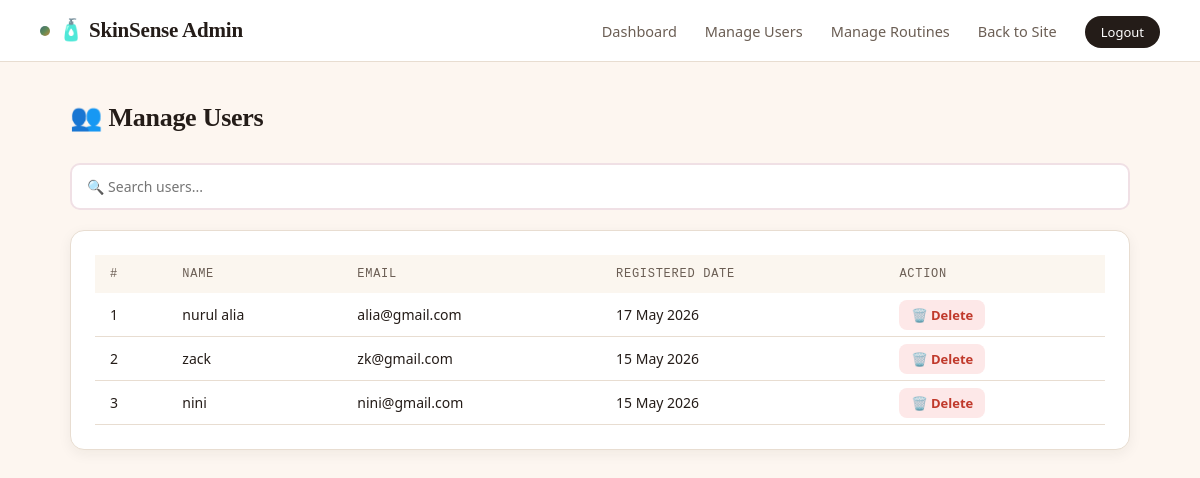
Screenshot of /admin/users.php (signed in) with the database file from the repository.
### tables this page shows
CREATE TABLE `users` (
  `id` int NOT NULL,
  `name` varchar(100) NOT NULL,
  `email` varchar(100) NOT NULL,
  `password` varchar(255) NOT NULL,
  `created_at` timestamp NULL DEFAULT CURRENT_TIMESTAMP
);

### admin/users.php (the view, shortened to what this page needs)
<?php
require_once '../includes/db.php';
$result = mysqli_query($conn, "SELECT * FROM users ORDER BY created_at DESC");
?>
<!DOCTYPE html>
<html lang="en">
<head>
    <link rel="stylesheet" href="../assets/css/style.css">
    <link rel="stylesheet" href="../assets/css/style1.css">
</head>
<body>
    <nav>
        <div class="nav-container">
            <h1 class="logo">🧴 SkinSense Admin</h1>
            <ul>
                <li><a href="index.php">Dashboard</a></li>
                <li><a href="users.php">Manage Users</a></li>
                <li><a href="routines.php">Manage Routines</a></li>
                <li><a href="../index.php">Back to Site</a></li>
                <li><a href="logout.php" class="btn-logout">Logout</a></li>
            </ul>
        </div>
    </nav>
    <div class="admin-container">
        <h2 class="admin-title">👥 Manage Users</h2>
        <div class="search-bar">
            <input type="text" id="searchInput"
                   placeholder="🔍 Search users..."
                   onkeyup="searchTable()">
        </div>
        <div class="table-container">
            <table class="admin-table" id="usersTable">
                <thead>
                    <tr>
                        <th>#</th>
                        <th>Name</th>
                        <th>Email</th>
                        <th>Registered Date</th>
                        <th>Action</th>
                    </tr>
                </thead>
                <tbody>
                    <?php
                    $no = 1;
                    while($user = mysqli_fetch_assoc($result)): ?>
                    <tr>
                        <td><?php echo $no++; ?></td>
                        <td><?php echo $user['name']; ?></td>
                        <td><?php echo $user['email']; ?></td>
                        <td><?php echo date('d M Y', strtotime($user['created_at'])); ?></td>
                        <td>
                            <a href="users.php?delete=<?php echo $user['id']; ?>"
                               class="btn-delete"
                               onclick="return confirm('Are you sure you want to delete this user?')">
                                🗑️ Delete
                            </a>
                        </td>
                    </tr>
                    <?php endwhile; ?>
                </tbody>
            </table>
        </div>
    </div>
</body>
</html>

### assets/css/style.css (style rules this page uses)
:root { --paper: #FBF6EF; --paper-deep: #F3EADC; --ink: #241C18; --ink-soft: #6B5E54; --ink-faint: #9C8F82; --line: #E8DDD1; --card: #FFFFFF; --clay: #e07b8a; --clay-deep: #c0546a; --clay-tint: #fde8ec; --oily: #3D6E77; --oily-tint: #DCE9EA; --dry: #C08A3E; --dry-tint: #F2E6D1; --normal: #5F8A56; --normal-tint:#DFEBDA; --success: #4C8B5C; --success-tint: #E3F0E4; --error: #B8483A; --error-tint: #F7E4E0; --radius-sm: 8px; --radius-md: 14px; --radius-lg: 22px; --shadow: 0 10px 30px rgba(36,28,24,0.08); --shadow-sm: 0 4px 14px rgba(36,28,24,0.06); }
body { font-family: 'Quicksand', 'Segoe UI', sans-serif; }
h1, h2, h3 { font-family: 'Fredoka', 'Quicksand', sans-serif; font-weight: 600; }
* { margin: 0; padding: 0; box-sizing: border-box; }
html { scroll-behavior: smooth; }
body { background-color: var(--paper); color: var(--ink); font-family: 'IBM Plex Sans', 'Segoe UI', sans-serif; -webkit-font-smoothing: antialiased; }
h1, h2, h3 { font-family: 'Newsreader', Georgia, serif; font-weight: 600; letter-spacing: -0.01em; }
nav { background-color: var(--card); padding: 18px 40px; border-bottom: 1px solid var(--line); }
.nav-container { display: flex; justify-content: space-between; align-items: center; max-width: 1200px; margin: 0 auto; }
.logo { color: var(--ink); font-size: 21px; font-weight: 600; letter-spacing: -0.01em; display: flex; align-items: center; gap: 8px; }
.logo::before { content: ""; display: inline-block; width: 10px; height: 10px; border-radius: 50%; background: linear-gradient(135deg, var(--oily) 0%, var(--normal) 50%, var(--dry) 100%); }
nav ul { list-style: none; display: flex; align-items: center; gap: 28px; }
nav ul li a { text-decoration: none; color: var(--ink-soft); font-weight: 500; font-size: 14.5px; transition: color 0.15s; }
.admin-container { max-width: 1100px; margin: 40px auto; padding: 0 20px; }
.admin-title { color: var(--ink); margin-bottom: 30px; font-size: 26px; }
.table-container { background: var(--card); border: 1px solid var(--line); border-radius: var(--radius-md); padding: 24px; box-shadow: var(--shadow-sm); overflow-x: auto; }
.admin-table { width: 100%; border-collapse: collapse; }
.admin-table th { background: var(--paper); color: var(--ink-soft); padding: 12px 15px; text-align: left; font-size: 12px; text-transform: uppercase; letter-spacing: 0.06em; font-family: 'IBM Plex Mono', monospace; font-weight: 500; }
.admin-table td { padding: 12px 15px; border-bottom: 1px solid var(--line); color: var(--ink); font-size: 14px; }
.btn-logout { background: var(--ink) !important; color: var(--card) !important; padding: 7px 16px !important; border-radius: 999px !important; font-size: 13px !important; }

### assets/css/style1.css (style rules this page uses)
* { margin: 0; padding: 0; box-sizing: border-box; font-family: 'Segoe UI', sans-serif; }
body { background-color: #fdf6f0; color: #333; }
.search-bar { margin-bottom: 20px; }
.search-bar input { width: 100%; padding: 12px 15px; border: 2px solid #f0e0e5; border-radius: 10px; font-size: 14px; outline: none; }
.btn-delete { background: #fde8e8; color: #c0392b; padding: 6px 12px; border-radius: 8px; text-decoration: none; font-size: 13px; font-weight: bold; }

### rows the page displays
users: name "nurul alia", email "alia@gmail.com", created_at "17 May 2026"
users: name "zack", email "zk@gmail.com", created_at "15 May 2026"
users: name "nini", email "nini@gmail.com", created_at "15 May 2026"
